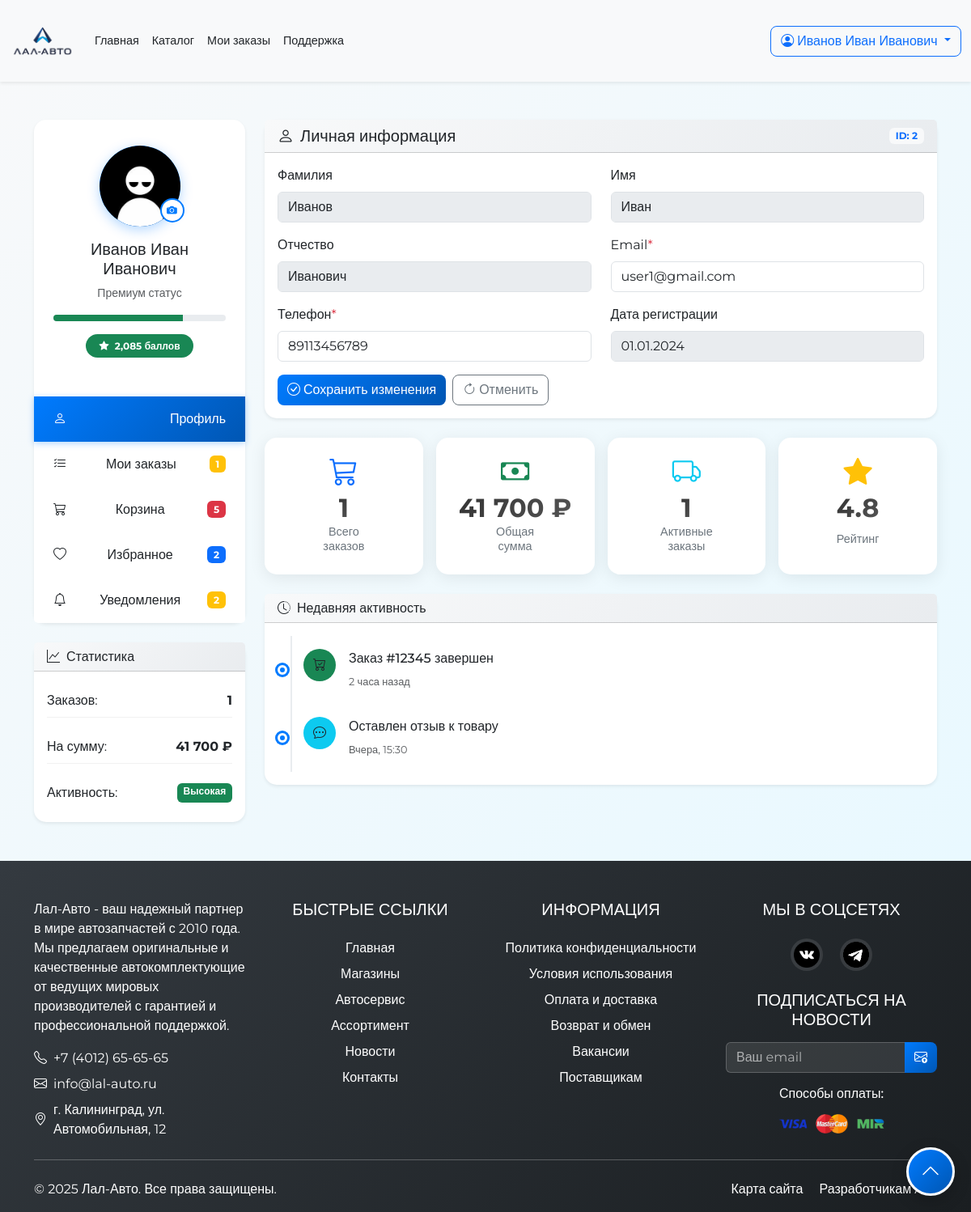
The app's page /profile.php (signed in) with its own data.
### tables this page shows
CREATE TABLE `users` (
  `id_users` int(11) NOT NULL,
  `surname_users` varchar(255) DEFAULT NULL,
  `name_users` varchar(255) DEFAULT NULL,
  `patronymic_users` varchar(255) DEFAULT NULL,
  `login_users` varchar(255) DEFAULT NULL,
  `password_users` varchar(255) DEFAULT NULL,
  `email_users` varchar(255) DEFAULT NULL,
  `discountСardNumber_users` varchar(6) DEFAULT NULL,
  `region_users` varchar(255) DEFAULT NULL,
  `city_users` varchar(255) DEFAULT NULL,
  `address_users` varchar(255) DEFAULT NULL,
  `phone_users` bigint(12) DEFAULT NULL,
  `avatar_users` varchar(255) DEFAULT NULL,
  `TIN_users` bigint(10) DEFAULT NULL,
  `person_users` varchar(255) DEFAULT NULL,
  `organization_users` varchar(255) DEFAULT NULL,
  `organizationType_users` varchar(255) DEFAULT NULL,
  `user_type` varchar(20) DEFAULT NULL
);

### profile.php (the view, shortened to what the rows shown need)
<?php
require_once("config/link.php");
$userData = [];
$userId = null;
if (isset($_SESSION['user']))
{
    $username = $_SESSION['user'];
    $sql = "SELECT id_users FROM users WHERE CONCAT(surname_users, ' ', name_users, ' ', patronymic_users) = ? OR person_users = ?";
    $stmt = $conn->prepare($sql);
    $stmt->bind_param("ss", $username, $username);
    $stmt->execute();
    $result = $stmt->get_result();
    if ($result->num_rows > 0)
    {
        $userData = $result->fetch_assoc();
        $userId = $userData['id_users'];
    }
}
if (isset($_SESSION['user']))
{
    $username = $_SESSION['user'];
    $sql = "SELECT * FROM users WHERE CONCAT(surname_users, ' ', name_users, ' ', patronymic_users) = ? OR person_users = ?";
    $stmt = $conn->prepare($sql);
    if ($stmt)
    {
        $stmt->bind_param("ss", $username, $username);
        $stmt->execute();
        $result = $stmt->get_result();
        if ($result->num_rows > 0)
        {
            $userData = $result->fetch_assoc();
            $userId = $userData['id_users'] ?? 0;
        }
    }
    else
    {
        error_log("Ошибка подготовки запроса: " . $conn->error);
    }
}
?>
<!DOCTYPE html>
<html lang="ru">
<head>
    <link rel="stylesheet" href="../css/bootstrap.min.css">
    <link rel="stylesheet" href="https://cdn.jsdelivr.net/npm/bootstrap-icons@1.11.1/font/bootstrap-icons.css">
    <link rel="stylesheet" href="https://cdnjs.cloudflare.com/ajax/libs/font-awesome/6.0.0/css/all.min.css">
    <link rel="stylesheet" href="css/style.css">
    <link rel="stylesheet" href="css/profile-styles.css">
</head>
<body>
<div class="profile-container">
    <div class="container py-5">
        <div class="row g-4 align-items-stretch">
            <div class="col-lg-3">
                <div class="d-flex flex-column h-100">
                    <div class="profile-sidebar card shadow-sm h-100 mb-0">
                        <div class="card-body text-center">
                            <div class="profile-avatar mb-3">
                                <div class="avatar-circle bg-primary text-white d-flex align-items-center justify-content-center mx-auto">
                                    <?php
                                    if (!empty($userData['avatar_users']))
                                    {
                                    ?>
                                        <img src="<?= htmlspecialchars($userData['avatar_users']) ?>" alt="Аватар" style="width: 100%; height: 100%; object-fit: cover; border-radius: 50%;">
                                    <?php
                                    }
                                    else
                                    {
                                    ?>
                                        <i class="bi bi-person-fill" style="font-size: 2.5rem;"></i>
                                    <?php
                                    }
                                    ?>
                                </div>
                            </div>
                        </div>
                    </div>
                </div>
            </div>
            <div class="col-lg-9">
                <div class="tab-content">
                    <div class="tab-pane fade show active h-100" id="profile">
                        <div class="d-flex flex-column h-100">
                            <div class="card shadow-sm mb-4">
                                <div class="card-header bg-primary text-dark d-flex justify-content-between align-items-center">
                                    <h5 class="mb-0"><i class="bi bi-person me-2"></i>Личная информация</h5>
                                    <?php
                                    if ($userId)
                                    {
                                    ?>
                                        <span class="badge bg-light text-primary">ID: <?= $userId ?></span>
                                    <?php
                                    }
                                    ?>
                                </div>
                                <div class="card-body">
                                    <form id="profileForm" method="POST">
                                        <div class="row">
                                            <div class="col-md-6 mb-3">
                                                <label class="form-label">Фамилия</label>
                                                <input type="text" class="form-control" value="<?= htmlspecialchars($userData['surname_users'] ?? 'Не указано') ?>" disabled>
                                            </div>
                                            <div class="col-md-6 mb-3">
                                                <label class="form-label">Имя</label>
                                                <input type="text" class="form-control" value="<?= htmlspecialchars($userData['name_users'] ?? 'Не указано') ?>" disabled>
                                            </div>
                                            <div class="col-md-6 mb-3">
                                                <label class="form-label">Отчество</label>
                                                <input type="text" class="form-control" value="<?= htmlspecialchars($userData['patronymic_users'] ?? 'Не указано') ?>" disabled>
                                            </div>
                                            <div class="col-md-6 mb-3">
                                                <label class="form-label">Email<span class="text-danger">*</span></label>
                                                <input type="email" name="email" class="form-control" value="<?= htmlspecialchars($userData['email_users'] ?? '') ?>" required>
                                            </div>
                                            <div class="col-md-6 mb-3">
                                                <label class="form-label">Телефон<span class="text-danger">*</span></label>
                                                <input type="tel" name="phone" class="form-control" value="<?= htmlspecialchars($userData['phone_users'] ?? '') ?>" required>
                                            </div>
                                        </div>
                                    </form>
                                </div>
                            </div>
                        </div>
                    </div>
                </div>
            </div>
        </div>
    </div>
</div>
</body>
</html>

### records on screen
users: avatar_users (picture), id_users "2", surname_users "Иванов", name_users "Иван", patronymic_users "Иванович", email "user1@gmail.com", phone "89113456789"

### other values on screen
$_SESSION['user'] "Иванов Иван Иванович"
$orderStats['total_amount'] * 0.05 "2,085"
$orderStats['pending_orders'] "1"
$cartCount "5"
$wishlistCount "2"
$unreadCount "2"
$orderStats['total_orders'] "1"
$orderStats['total_amount'] "41 700"
